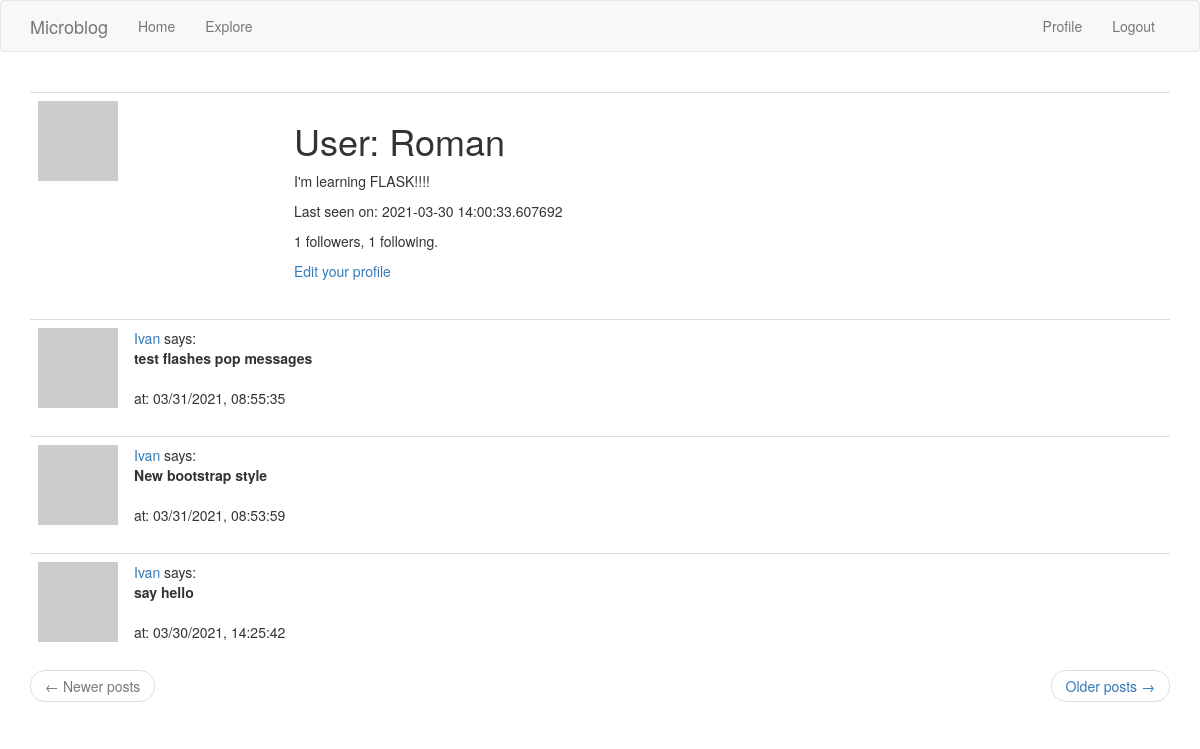
Screenshot of /user/Roman (signed in) with the database file from the repository.
### blog/models.py (models this page shows, shortened)
class User(UserMixin, db.Model):
    __tablename__ = 'users'
    id = db.Column(db.Integer, primary_key=True)
    username = db.Column(db.String(64), index=True, unique=True)
    email = db.Column(db.String(128), index=True, unique=True)
    password_hash = db.Column(db.String(128))
    posts = db.relationship('Post', backref='author', lazy='dynamic')
    about_me = db.Column(db.String(160))
    last_seen = db.Column(db.DateTime, default=datetime.utcnow)
    followed = db.relationship('User',
                               secondary=followed_followers,
                               primaryjoin=(followed_followers.c.follower_id == id),
                               secondaryjoin=(followed_followers.c.followed_id == id),
                               backref=db.backref('followers', lazy='dynamic'),
                               lazy='dynamic')
    def get_avatar(self, size):
        avatar = md5(self.email.lower().encode('utf-8')).hexdigest()
        return f'https://www.gravatar.com/avatar/{avatar}?d=identicon&s={size}'
    def get_followed_posts(self):
        followed = Post.query.\
            join(followed_followers, (followed_followers.c.followed_id == Post.user_id)).\
            filter(followed_followers.c.follower_id == self.id)
        own = Post.query.filter_by(user_id=self.id)
        return followed.union(own).order_by(Post.timestamp.desc())

class Post(db.Model):
    __tablename__ = 'posts'
    id = db.Column(db.Integer, primary_key=True)
    body = db.Column(db.String(140))
    timestamp = db.Column(db.DateTime, index=True, default=datetime.utcnow)
    user_id = db.Column(db.Integer, db.ForeignKey('users.id'))

### blog/routes.py (the view)
@app.route('/user/<username>')
@login_required
def user(username):
    user = User.query.filter_by(username=username).first_or_404()
    page = request.args.get('page', 1, type=int)
    if user == current_user:
        posts = user.get_followed_posts().paginate(page, app.config['POST_PER_PAGE'], False)
    else:
        posts = user.posts.order_by(Post.timestamp.desc()).paginate(page, app.config['POST_PER_PAGE'], False)
    next_url = url_for('user', username=user.username, page=posts.next_num) if posts.has_next else None
    prev_url = url_for('user', username=user.username, page=posts.prev_num) if posts.has_prev else None
    form = EmptyForm()
    return render_template('user.html', user=user, form=form, posts=posts.items, next_url=next_url, prev_url=prev_url)

### blog/models.py (called while the page is built)
@login.user_loader
def load_user(user_id):
    return User.query.get(int(user_id))

### blog/routes.py (called while the page is built)
@app.before_request
def before_request():
    if current_user.is_authenticated:
        current_user.last_seen = datetime.utcnow()
        db.session.commit()

### blog/templates/user.html (shortened to what this page needs)
{% extends "base.html" %}
{% block app_content %}
    <table class="table table-hover">
        <tr>
            <td width="256px"><img src="{{ user.get_avatar(256) }}"></td>
            <td>
                <h1>User: {{ user.username }}</h1>
                {% if user.about_me %}<p>{{ user.about_me }}</p>{% endif %}
                {% if user.last_seen %}<p>Last seen on: {{ user.last_seen }}</p>{% endif %}
                <p>{{ user.followers.count() }} followers, {{ user.followed.count() }} following.</p>
                {% if user == current_user %}
                <p><a href="{{ url_for('edit_profile') }}">Edit your profile</a></p>
                {% endif %}
            </td>
        </tr>
    </table>
{% for post in posts %}
    {% include '_post.html' %}
{% endfor %}
{% include '_pagination.html' %}
{% endblock app_content %}

### blog/templates/_post.html
 <table class="table table-hover">
        <tr>
            <td width="70px">
                <a href="{{ url_for('user', username=post.author.username) }}">
                    <img src="{{ post.author.get_avatar(80) }}" />
                </a>
            </td>
            <td>
                <a href="{{ url_for('user', username=post.author.username) }}">
                    {{ post.author.username }}
                </a>
                says:
                <br>
                <b>{{ post.body }}</b>
                <br><br>
                at: {{ post.timestamp.strftime('%m/%d/%Y, %H:%M:%S') }}
            </td>
        </tr>
    </table>

### rows the page displays
User: username "Roman", about_me "I'm learning FLASK!!!!", last_seen "2021-03-30 14:00:33.607692"
Post: author.username "Ivan", body "test flashes pop messages", timestamp "03/31/2021, 08:55:35"
Post: author.username "Ivan", body "New bootstrap style", timestamp "03/31/2021, 08:53:59"
Post: author.username "Ivan", body "say hello", timestamp "03/30/2021, 14:25:42"

### other values shown
{{ user.followers.count() }} "1"
{{ user.followed.count() }} "1"
